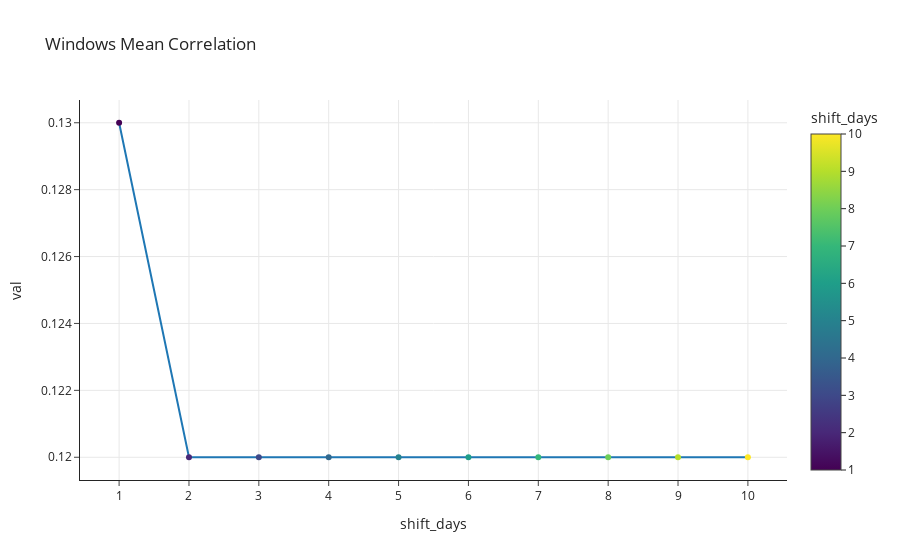
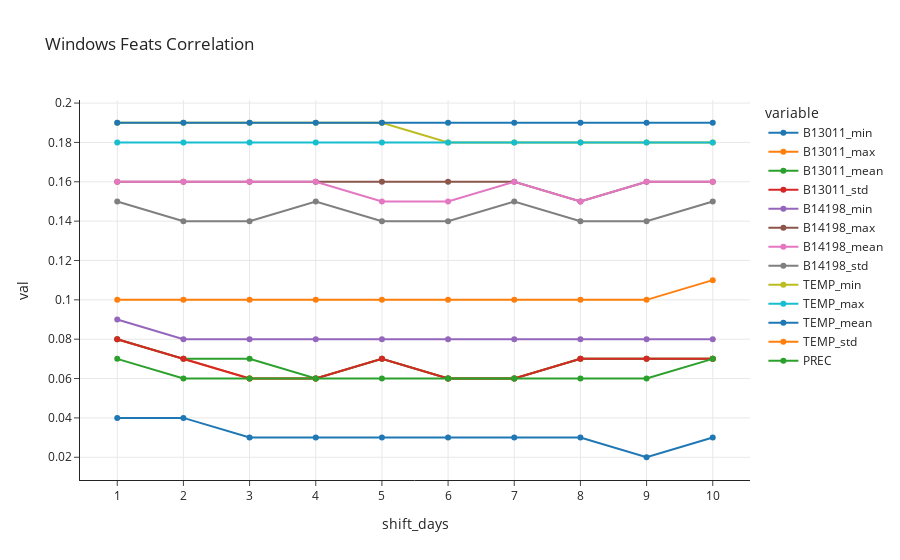

The notebook cell saved with these charts, in order:
### Markdown cell above
The second attempt compute the correlation for each station and for each species for each day-shift, and then extract the mean values for each feature.

### Code cell
# Plot Mean Feat corr & Mean corr for each station_id and pol_var_id

df_corr_list = []
for station_id in tqdm(all_meteo_feats_pol_dat_df.station_id.unique()):
    for pol_var_id in all_meteo_feats_pol_dat_df.pol_var_id.unique():
        df = all_meteo_feats_pol_dat_df[(all_meteo_feats_pol_dat_df['station_id']==station_id) & 
                                        (all_meteo_feats_pol_dat_df['pol_var_id']==pol_var_id)]
        df_corr = _windows_corr(df, SHIFT_DAYS_LIST, FEATS)
        df_corr_list.append(df_corr)
df_corr = pd.concat(df_corr_list).groupby('shift_days').apply(lambda x: np.round(np.mean(np.abs(x)), 2))

_plot_windows_correlation(df_corr, FEATS)

### Figure 1 — Plotly figure (JSON) as saved in the notebook; plotly's stock layout.template omitted (floating-point values rounded to 4 significant figures)
{"data": [{"hovertemplate": "<b>%{hovertext}</b><br><br>shift_days=%{marker.color}<br>mean=%{y}<extra></extra>", "hovertext": [0.13, 0.12, 0.12, 0.12, 0.12, 0.12, 0.12, 0.12, 0.12, 0.12], "legendgroup": "", "marker": {"color": [1, 2, 3, 4, 5, 6, 7, 8, 9, 10], "coloraxis": "coloraxis", "size": 6, "symbol": "circle"}, "mode": "markers+lines", "name": "", "orientation": "v", "showlegend": false, "type": "scatter", "x": [1, 2, 3, 4, 5, 6, 7, 8, 9, 10], "xaxis": "x", "y": [0.13, 0.12, 0.12, 0.12, 0.12, 0.12, 0.12, 0.12, 0.12, 0.12], "yaxis": "y"}], "layout": {"coloraxis": {"colorbar": {"title": {"text": "shift_days"}}, "colorscale": [[0, "#440154"], [0.1111, "#482878"], [0.2222, "#3e4989"], [0.3333, "#31688e"], [0.4444, "#26828e"], [0.5556, "#1f9e89"], [0.6667, "#35b779"], [0.7778, "#6ece58"], [0.8889, "#b5de2b"], [1, "#fde725"]]}, "legend": {"tracegroupgap": 0}, "title": {"text": " Windows Mean Correlation"}, "xaxis": {"anchor": "y", "domain": [0, 1], "showgrid": true, "tickmode": "linear", "title": {"text": "shift_days"}}, "yaxis": {"anchor": "x", "domain": [0, 1], "showgrid": true, "title": {"text": "val"}}}}

### Figure 2 — Plotly figure (JSON) as saved in the notebook; plotly's stock layout.template omitted (floating-point values rounded to 4 significant figures)
{"data": [{"hovertemplate": "variable=B13011_min<br>shift_days=%{x}<br>value=%{y}<extra></extra>", "legendgroup": "B13011_min", "marker": {"color": "#1F77B4", "size": 6, "symbol": "circle"}, "mode": "markers+lines", "name": "B13011_min", "orientation": "v", "showlegend": true, "type": "scatter", "x": [1, 2, 3, 4, 5, 6, 7, 8, 9, 10], "xaxis": "x", "y": [0.04, 0.04, 0.03, 0.03, 0.03, 0.03, 0.03, 0.03, 0.02, 0.03], "yaxis": "y"}, {"hovertemplate": "variable=B13011_max<br>shift_days=%{x}<br>value=%{y}<extra></extra>", "legendgroup": "B13011_max", "marker": {"color": "#FF7F0E", "size": 6, "symbol": "circle"}, "mode": "markers+lines", "name": "B13011_max", "orientation": "v", "showlegend": true, "type": "scatter", "x": [1, 2, 3, 4, 5, 6, 7, 8, 9, 10], "xaxis": "x", "y": [0.08, 0.07, 0.06, 0.06, 0.07, 0.06, 0.06, 0.07, 0.07, 0.07], "yaxis": "y"}, {"hovertemplate": "variable=B13011_mean<br>shift_days=%{x}<br>value=%{y}<extra></extra>", "legendgroup": "B13011_mean", "marker": {"color": "#2CA02C", "size": 6, "symbol": "circle"}, "mode": "markers+lines", "name": "B13011_mean", "orientation": "v", "showlegend": true, "type": "scatter", "x": [1, 2, 3, 4, 5, 6, 7, 8, 9, 10], "xaxis": "x", "y": [0.08, 0.07, 0.07, 0.06, 0.07, 0.06, 0.06, 0.07, 0.07, 0.07], "yaxis": "y"}, {"hovertemplate": "variable=B13011_std<br>shift_days=%{x}<br>value=%{y}<extra></extra>", "legendgroup": "B13011_std", "marker": {"color": "#D62728", "size": 6, "symbol": "circle"}, "mode": "markers+lines", "name": "B13011_std", "orientation": "v", "showlegend": true, "type": "scatter", "x": [1, 2, 3, 4, 5, 6, 7, 8, 9, 10], "xaxis": "x", "y": [0.08, 0.07, 0.06, 0.06, 0.07, 0.06, 0.06, 0.07, 0.07, 0.07], "yaxis": "y"}, {"hovertemplate": "variable=B14198_min<br>shift_days=%{x}<br>value=%{y}<extra></extra>", "legendgroup": "B14198_min", "marker": {"color": "#9467BD", "size": 6, "symbol": "circle"}, "mode": "markers+lines", "name": "B14198_min", "orientation": "v", "showlegend": true, "type": "scatter", "x": [1, 2, 3, 4, 5, 6, 7, 8, 9, 10], "xaxis": "x", "y": [0.09, 0.08, 0.08, 0.08, 0.08, 0.08, 0.08, 0.08, 0.08, 0.08], "yaxis": "y"}, {"hovertemplate": "variable=B14198_max<br>shift_days=%{x}<br>value=%{y}<extra></extra>", "legendgroup": "B14198_max", "marker": {"color": "#8C564B", "size": 6, "symbol": "circle"}, "mode": "markers+lines", "name": "B14198_max", "orientation": "v", "showlegend": true, "type": "scatter", "x": [1, 2, 3, 4, 5, 6, 7, 8, 9, 10], "xaxis": "x", "y": [0.16, 0.16, 0.16, 0.16, 0.16, 0.16, 0.16, 0.15, 0.16, 0.16], "yaxis": "y"}, {"hovertemplate": "variable=B14198_mean<br>shift_days=%{x}<br>value=%{y}<extra></extra>", "legendgroup": "B14198_mean", "marker": {"color": "#E377C2", "size": 6, "symbol": "circle"}, "mode": "markers+lines", "name": "B14198_mean", "orientation": "v", "showlegend": true, "type": "scatter", "x": [1, 2, 3, 4, 5, 6, 7, 8, 9, 10], "xaxis": "x", "y": [0.16, 0.16, 0.16, 0.16, 0.15, 0.15, 0.16, 0.15, 0.16, 0.16], "yaxis": "y"}, {"hovertemplate": "variable=B14198_std<br>shift_days=%{x}<br>value=%{y}<extra></extra>", "legendgroup": "B14198_std", "marker": {"color": "#7F7F7F", "size": 6, "symbol": "circle"}, "mode": "markers+lines", "name": "B14198_std", "orientation": "v", "showlegend": true, "type": "scatter", "x": [1, 2, 3, 4, 5, 6, 7, 8, 9, 10], "xaxis": "x", "y": [0.15, 0.14, 0.14, 0.15, 0.14, 0.14, 0.15, 0.14, 0.14, 0.15], "yaxis": "y"}, {"hovertemplate": "variable=TEMP_min<br>shift_days=%{x}<br>value=%{y}<extra></extra>", "legendgroup": "TEMP_min", "marker": {"color": "#BCBD22", "size": 6, "symbol": "circle"}, "mode": "markers+lines", "name": "TEMP_min", "orientation": "v", "showlegend": true, "type": "scatter", "x": [1, 2, 3, 4, 5, 6, 7, 8, 9, 10], "xaxis": "x", "y": [0.19, 0.19, 0.19, 0.19, 0.19, 0.18, 0.18, 0.18, 0.18, 0.18], "yaxis": "y"}, {"hovertemplate": "variable=TEMP_max<br>shift_days=%{x}<br>value=%{y}<extra></extra>", "legendgroup": "TEMP_max", "marker": {"color": "#17BECF", "size": 6, "symbol": "circle"}, "mode": "markers+lines", "name": "TEMP_max", "orientation": "v", "showlegend": true, "type": "scatter", "x": [1, 2, 3, 4, 5, 6, 7, 8, 9, 10], "xaxis": "x", "y": [0.18, 0.18, 0.18, 0.18, 0.18, 0.18, 0.18, 0.18, 0.18, 0.18], "yaxis": "y"}, {"hovertemplate": "variable=TEMP_mean<br>shift_days=%{x}<br>value=%{y}<extra></extra>", "legendgroup": "TEMP_mean", "marker": {"color": "#1F77B4", "size": 6, "symbol": "circle"}, "mode": "markers+lines", "name": "TEMP_mean", "orientation": "v", "showlegend": true, "type": "scatter", "x": [1, 2, 3, 4, 5, 6, 7, 8, 9, 10], "xaxis": "x", "y": [0.19, 0.19, 0.19, 0.19, 0.19, 0.19, 0.19, 0.19, 0.19, 0.19], "yaxis": "y"}, {"hovertemplate": "variable=TEMP_std<br>shift_days=%{x}<br>value=%{y}<extra></extra>", "legendgroup": "TEMP_std", "marker": {"color": "#FF7F0E", "size": 6, "symbol": "circle"}, "mode": "markers+lines", "name": "TEMP_std", "orientation": "v", "showlegend": true, "type": "scatter", "x": [1, 2, 3, 4, 5, 6, 7, 8, 9, 10], "xaxis": "x", "y": [0.1, 0.1, 0.1, 0.1, 0.1, 0.1, 0.1, 0.1, 0.1, 0.11], "yaxis": "y"}, {"hovertemplate": "variable=PREC<br>shift_days=%{x}<br>value=%{y}<extra></extra>", "legendgroup": "PREC", "marker": {"color": "#2CA02C", "size": 6, "symbol": "circle"}, "mode": "markers+lines", "name": "PREC", "orientation": "v", "showlegend": true, "type": "scatter", "x": [1, 2, 3, 4, 5, 6, 7, 8, 9, 10], "xaxis": "x", "y": [0.07, 0.06, 0.06, 0.06, 0.06, 0.06, 0.06, 0.06, 0.06, 0.07], "yaxis": "y"}], "layout": {"legend": {"title": {"text": "variable"}, "tracegroupgap": 0}, "title": {"text": " Windows Feats Correlation"}, "xaxis": {"anchor": "y", "domain": [0, 1], "showgrid": true, "tickmode": "linear", "title": {"text": "shift_days"}}, "yaxis": {"anchor": "x", "domain": [0, 1], "showgrid": true, "title": {"text": "val"}}}}
